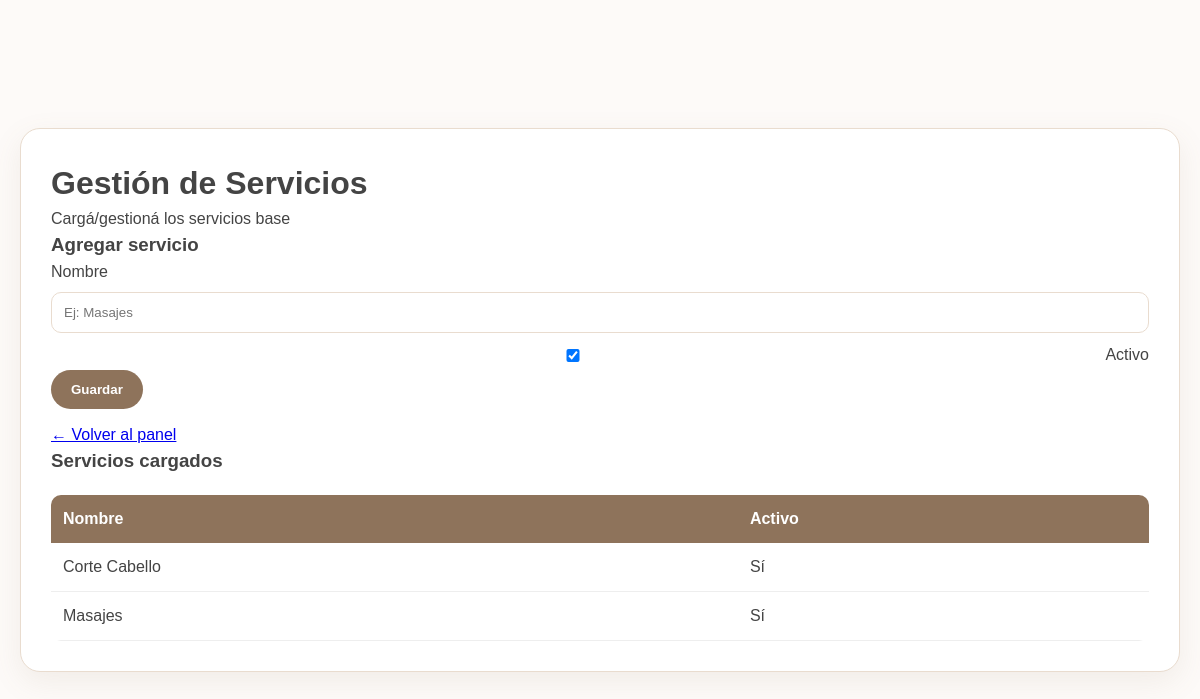
Before: /admin/servicios (signed in) with the older database file.
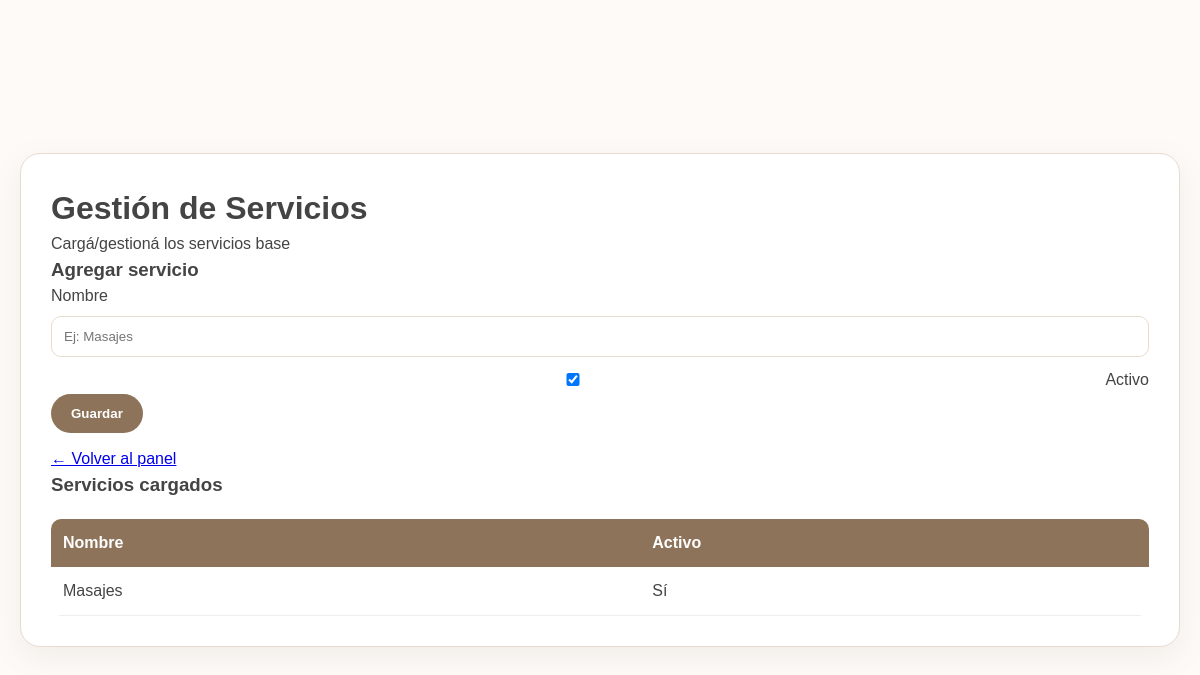
After: the same page with the newer database file.
### app.py (models this page shows)
class Servicio(db.Model):
    id = db.Column(db.Integer, primary_key=True)
    nombre = db.Column(db.String(120), nullable=False)
    activo = db.Column(db.Boolean, default=True)

### app.py (the view, shortened to what this page needs)
@app.route("/admin/servicios", methods=["GET", "POST"])
@admin_required
def admin_servicios():
    servicios = Servicio.query.order_by(Servicio.nombre).all()
    return render_template("admin_servicios.html", servicios=servicios)

### app.py (called while the page is built)
def admin_required(f):
    @wraps(f)
    def wrapper(*args, **kwargs):
        if not session.get("is_admin"):
            return redirect(url_for("admin_login"))
        return f(*args, **kwargs)
    return wrapper

### templates/admin_servicios.html (shortened to what this page needs)
<!DOCTYPE html>
<html lang="es">
<head>
  <link rel="stylesheet" href="/static/style.css">
</head>
<body>
  <div class="admin-container">
    <div class="page-header">
      <h1>Gestión de Servicios</h1>
      <p class="subtitle">Cargá/gestioná los servicios base</p>
    </div>
    <div class="admin-grid">
      <div class="admin-card">
        <h3>Agregar servicio</h3>
        <form method="POST">
          <label>Nombre</label>
          <input type="text" name="nombre" placeholder="Ej: Masajes" required>
          <label style="display:flex; gap:10px; align-items:center;">
            <input type="checkbox" name="activo" checked>
            Activo
          </label>
          <button type="submit" class="btn-pro">Guardar</button>
        </form>
        <div style="margin-top:14px;">
          <a href="/admin">← Volver al panel</a>
        </div>
      </div>
      <div class="admin-card">
        <h3>Servicios cargados</h3>
        <div class="table-wrap">
          <table>
            <thead>
              <tr><th>Nombre</th><th>Activo</th></tr>
            </thead>
            <tbody>
              {% for s in servicios %}
                <tr>
                  <td>{{ s.nombre }}</td>
                  <td>{{ "Sí" if s.activo else "No" }}</td>
                </tr>
              {% else %}
                <tr><td colspan="2">No hay servicios</td></tr>
              {% endfor %}
            </tbody>
          </table>
        </div>
      </div>
    </div>
  </div>
</body>
</html>

Changed rows visible on the page:
removed Servicio: nombre "Corte Cabello", activo "Sí"
